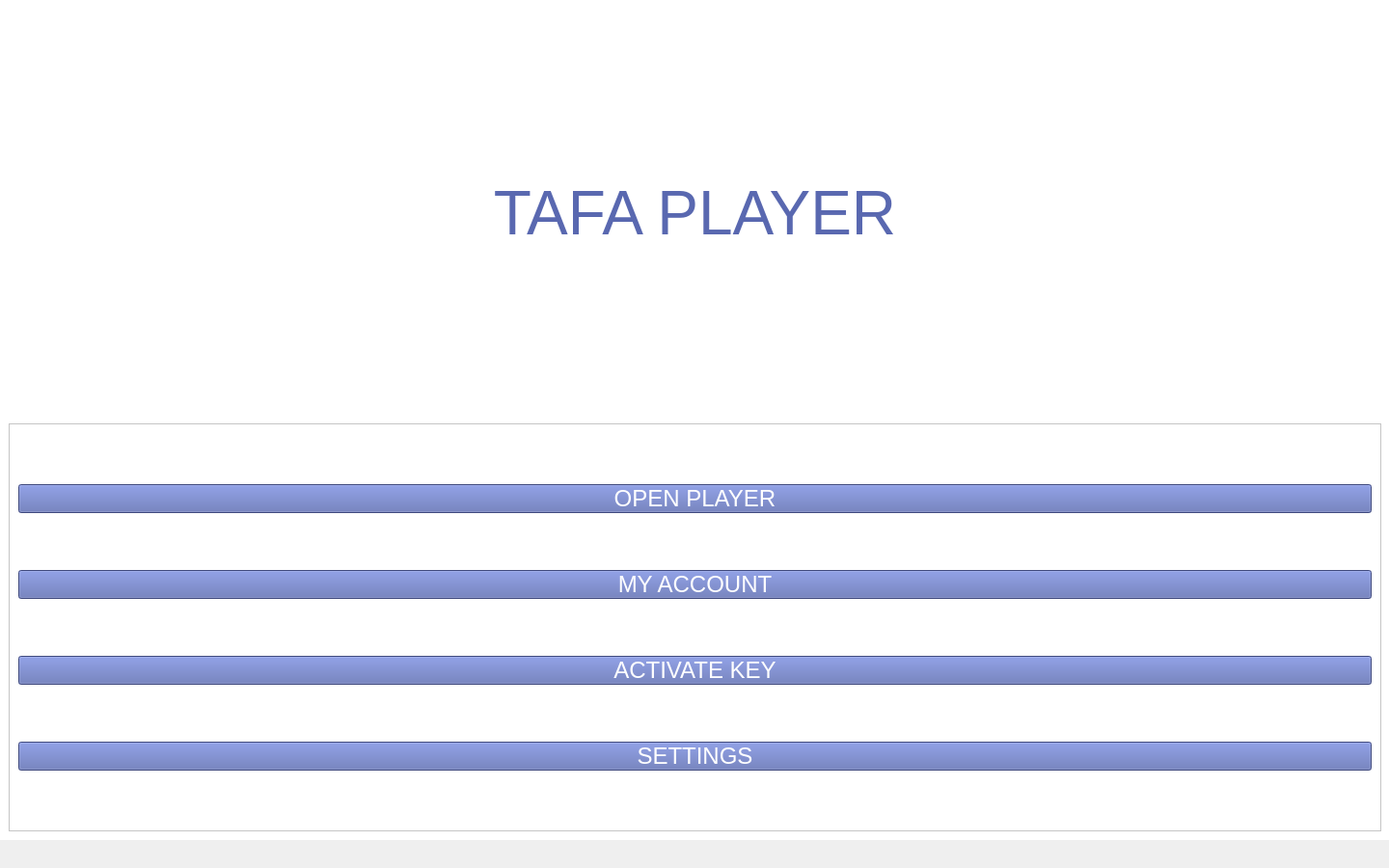
<?xml version="1.0" encoding="UTF-8"?>
<ui version="4.0">
 <class>MainWindow</class>
 <widget class="QMainWindow" name="MainWindow">
  <property name="geometry">
   <rect>
    <x>0</x>
    <y>0</y>
    <width>1440</width>
    <height>900</height>
   </rect>
  </property>
  <property name="sizePolicy">
   <sizepolicy hsizetype="MinimumExpanding" vsizetype="MinimumExpanding">
    <horstretch>2</horstretch>
    <verstretch>2</verstretch>
   </sizepolicy>
  </property>
  <property name="windowTitle">
   <string>Tafa Player</string>
  </property>
  <widget class="QWidget" name="centralwidget">
   <property name="enabled">
    <bool>true</bool>
   </property>
   <property name="sizePolicy">
    <sizepolicy hsizetype="Preferred" vsizetype="Preferred">
     <horstretch>2</horstretch>
     <verstretch>2</verstretch>
    </sizepolicy>
   </property>
   <property name="maximumSize">
    <size>
     <width>16777215</width>
     <height>16777215</height>
    </size>
   </property>
   <widget class="QStackedWidget" name="stackedWidget">
    <property name="enabled">
     <bool>true</bool>
    </property>
    <property name="geometry">
     <rect>
      <x>0</x>
      <y>0</y>
      <width>1441</width>
      <height>871</height>
     </rect>
    </property>
    <property name="sizePolicy">
     <sizepolicy hsizetype="Preferred" vsizetype="Preferred">
      <horstretch>0</horstretch>
      <verstretch>0</verstretch>
     </sizepolicy>
    </property>
    <property name="minimumSize">
     <size>
      <width>0</width>
      <height>0</height>
     </size>
    </property>
    <property name="maximumSize">
     <size>
      <width>16777215</width>
      <height>16777215</height>
     </size>
    </property>
    <property name="styleSheet">
     <string notr="true">background: white;
margin:0px;
padding:0px;</string>
    </property>
    <property name="currentIndex">
     <number>0</number>
    </property>
    <widget class="QWidget" name="page">
     <property name="sizePolicy">
      <sizepolicy hsizetype="Preferred" vsizetype="Preferred">
       <horstretch>0</horstretch>
       <verstretch>0</verstretch>
      </sizepolicy>
     </property>
     <layout class="QVBoxLayout" name="verticalLayout_2">
      <item>
       <widget class="QLabel" name="label">
        <property name="font">
         <font>
          <pointsize>48</pointsize>
         </font>
        </property>
        <property name="styleSheet">
         <string notr="true">color: #5968B0;</string>
        </property>
        <property name="text">
         <string>TAFA PLAYER</string>
        </property>
        <property name="alignment">
         <set>Qt::AlignCenter</set>
        </property>
       </widget>
      </item>
      <item>
       <widget class="QFrame" name="frame">
        <property name="frameShape">
         <enum>QFrame::StyledPanel</enum>
        </property>
        <property name="frameShadow">
         <enum>QFrame::Raised</enum>
        </property>
        <layout class="QVBoxLayout" name="verticalLayout">
         <item>
          <widget class="QPushButton" name="openPlayerButton">
           <property name="font">
            <font>
             <pointsize>18</pointsize>
            </font>
           </property>
           <property name="cursor">
            <cursorShape>PointingHandCursor</cursorShape>
           </property>
           <property name="styleSheet">
            <string notr="true">background: #5968B0;
color: white;</string>
           </property>
           <property name="text">
            <string>OPEN PLAYER</string>
           </property>
          </widget>
         </item>
         <item>
          <widget class="QPushButton" name="accountButton">
           <property name="font">
            <font>
             <pointsize>18</pointsize>
            </font>
           </property>
           <property name="cursor">
            <cursorShape>PointingHandCursor</cursorShape>
           </property>
           <property name="styleSheet">
            <string notr="true">background: #5968B0;
color: white;</string>
           </property>
           <property name="text">
            <string>MY ACCOUNT</string>
           </property>
          </widget>
         </item>
         <item>
          <widget class="QPushButton" name="activateKeyButton">
           <property name="font">
            <font>
             <pointsize>18</pointsize>
            </font>
           </property>
           <property name="cursor">
            <cursorShape>PointingHandCursor</cursorShape>
           </property>
           <property name="styleSheet">
            <string notr="true">background: #5968B0;
color: white;</string>
           </property>
           <property name="text">
            <string>ACTIVATE KEY</string>
           </property>
          </widget>
         </item>
         <item>
          <widget class="QPushButton" name="settingsButton">
           <property name="font">
            <font>
             <pointsize>18</pointsize>
            </font>
           </property>
           <property name="cursor">
            <cursorShape>PointingHandCursor</cursorShape>
           </property>
           <property name="styleSheet">
            <string notr="true">background: #5968B0;
color: white;</string>
           </property>
           <property name="text">
            <string>SETTINGS</string>
           </property>
          </widget>
         </item>
        </layout>
       </widget>
      </item>
     </layout>
    </widget>
    <widget class="QWidget" name="page_2"/>
    <widget class="QWidget" name="page_3">
     <layout class="QVBoxLayout" name="verticalLayout_5">
      <item>
       <widget class="QFrame" name="frame_2">
        <property name="frameShape">
         <enum>QFrame::StyledPanel</enum>
        </property>
        <property name="frameShadow">
         <enum>QFrame::Raised</enum>
        </property>
        <layout class="QVBoxLayout" name="verticalLayout_4">
         <item>
          <widget class="QPushButton" name="backButton">
           <property name="maximumSize">
            <size>
             <width>200</width>
             <height>16777215</height>
            </size>
           </property>
           <property name="font">
            <font>
             <pointsize>18</pointsize>
            </font>
           </property>
           <property name="cursor">
            <cursorShape>PointingHandCursor</cursorShape>
           </property>
           <property name="styleSheet">
            <string notr="true">background: #5968B0;
color: white;</string>
           </property>
           <property name="text">
            <string>BACK</string>
           </property>
          </widget>
         </item>
         <item>
          <widget class="QLabel" name="label_5">
           <property name="font">
            <font>
             <pointsize>18</pointsize>
            </font>
           </property>
           <property name="styleSheet">
            <string notr="true">color: #5968B0;</string>
           </property>
           <property name="text">
            <string>PROFILE</string>
           </property>
          </widget>
         </item>
         <item>
          <widget class="QLabel" name="profileNameLabel">
           <property name="font">
            <font>
             <pointsize>15</pointsize>
            </font>
           </property>
           <property name="styleSheet">
            <string notr="true">color: black;</string>
           </property>
           <property name="text">
            <string>NAME:</string>
           </property>
          </widget>
         </item>
         <item>
          <widget class="QLabel" name="profileEmailLabel">
           <property name="font">
            <font>
             <pointsize>15</pointsize>
            </font>
           </property>
           <property name="styleSheet">
            <string notr="true">color: black;</string>
           </property>
           <property name="text">
            <string>EMAIL:</string>
           </property>
          </widget>
         </item>
         <item>
          <widget class="QLabel" name="profilePhoneLabel">
           <property name="font">
            <font>
             <pointsize>15</pointsize>
            </font>
           </property>
           <property name="styleSheet">
            <string notr="true">color: black;</string>
           </property>
           <property name="text">
            <string>PHONE:</string>
           </property>
          </widget>
         </item>
         <item>
          <widget class="QPushButton" name="logoutButton">
           <property name="maximumSize">
            <size>
             <width>200</width>
             <height>16777215</height>
            </size>
           </property>
           <property name="font">
            <font>
             <pointsize>18</pointsize>
            </font>
           </property>
           <property name="cursor">
            <cursorShape>PointingHandCursor</cursorShape>
           </property>
           <property name="styleSheet">
            <string notr="true">background: grey;
color: white;</string>
           </property>
           <property name="text">
            <string>LOGOUT</string>
           </property>
          </widget>
         </item>
        </layout>
       </widget>
      </item>
      <item>
       <widget class="QFrame" name="frame_3">
        <property name="frameShape">
         <enum>QFrame::StyledPanel</enum>
        </property>
        <property name="frameShadow">
         <enum>QFrame::Raised</enum>
        </property>
        <layout class="QVBoxLayout" name="verticalLayout_3">
         <item>
          <widget class="QPushButton" name="viewKeyButton">
           <property name="font">
            <font>
             <pointsize>18</pointsize>
            </font>
           </property>
           <property name="cursor">
            <cursorShape>PointingHandCursor</cursorShape>
           </property>
           <property name="styleSheet">
            <string notr="true">background: #5968B0;
color: white;</string>
           </property>
           <property name="text">
            <string>VIEW KEYS</string>
           </property>
          </widget>
         </item>
         <item>
          <widget class="QPushButton" name="registeredKeyButton">
           <property name="font">
            <font>
             <pointsize>18</pointsize>
            </font>
           </property>
           <property name="cursor">
            <cursorShape>PointingHandCursor</cursorShape>
           </property>
           <property name="styleSheet">
            <string notr="true">background: #5968B0;
color: white;</string>
           </property>
           <property name="text">
            <string>VIEW KEYS REGISTERED ON OTHER DEVICES</string>
           </property>
          </widget>
         </item>
        </layout>
       </widget>
      </item>
     </layout>
    </widget>
    <widget class="QWidget" name="page_4">
     <layout class="QVBoxLayout" name="verticalLayout_7">
      <item>
       <widget class="QFrame" name="frame_4">
        <property name="frameShape">
         <enum>QFrame::StyledPanel</enum>
        </property>
        <property name="frameShadow">
         <enum>QFrame::Raised</enum>
        </property>
        <layout class="QVBoxLayout" name="verticalLayout_6">
         <item>
          <widget class="QPushButton" name="backButton2">
           <property name="maximumSize">
            <size>
             <width>200</width>
             <height>16777215</height>
            </size>
           </property>
           <property name="font">
            <font>
             <pointsize>18</pointsize>
            </font>
           </property>
           <property name="cursor">
            <cursorShape>PointingHandCursor</cursorShape>
           </property>
           <property name="styleSheet">
            <string notr="true">background: #5968B0;
color: white;</string>
           </property>
           <property name="text">
            <string>BACK</string>
           </property>
          </widget>
         </item>
         <item>
          <spacer name="verticalSpacer">
           <property name="orientation">
            <enum>Qt::Vertical</enum>
           </property>
           <property name="sizeType">
            <enum>QSizePolicy::Preferred</enum>
           </property>
           <property name="sizeHint" stdset="0">
            <size>
             <width>20</width>
             <height>20</height>
            </size>
           </property>
          </spacer>
         </item>
         <item>
          <widget class="QLabel" name="titleLabel3">
           <property name="font">
            <font>
             <pointsize>18</pointsize>
            </font>
           </property>
           <property name="styleSheet">
            <string notr="true">color: black;</string>
           </property>
           <property name="text">
            <string>TextLabel</string>
           </property>
          </widget>
         </item>
        </layout>
       </widget>
      </item>
      <item>
       <widget class="QListWidget" name="keyListWidget">
        <property name="font">
         <font>
          <pointsize>15</pointsize>
         </font>
        </property>
        <property name="styleSheet">
         <string notr="true">color: black;</string>
        </property>
       </widget>
      </item>
     </layout>
    </widget>
   </widget>
  </widget>
  <widget class="QMenuBar" name="menubar">
   <property name="geometry">
    <rect>
     <x>0</x>
     <y>0</y>
     <width>1440</width>
     <height>24</height>
    </rect>
   </property>
  </widget>
 </widget>
 <resources/>
 <connections/>
</ui>
